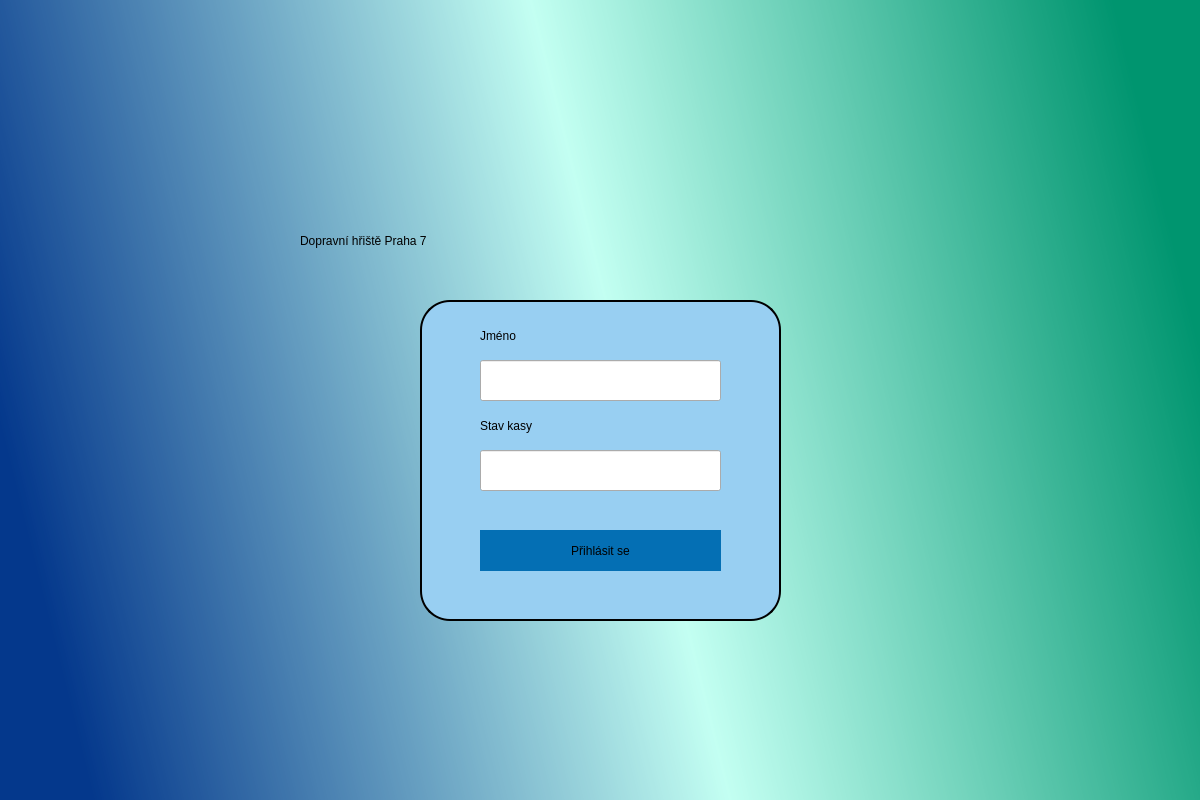
<?xml version="1.0" encoding="UTF-8"?>
<ui version="4.0">
 <class>Dialog</class>
 <widget class="QDialog" name="Dialog">
  <property name="geometry">
   <rect>
    <x>0</x>
    <y>0</y>
    <width>1200</width>
    <height>800</height>
   </rect>
  </property>
  <property name="windowTitle">
   <string>Dialog</string>
  </property>
  <widget class="QWidget" name="WelcomeBackground" native="true">
   <property name="geometry">
    <rect>
     <x>0</x>
     <y>0</y>
     <width>1200</width>
     <height>800</height>
    </rect>
   </property>
   <property name="minimumSize">
    <size>
     <width>1200</width>
     <height>800</height>
    </size>
   </property>
   <property name="styleSheet">
    <string notr="true">QWidget#WelcomeBackground{
background-color:qlineargradient(spread:pad, x1:0, y1:0.618, x2:1, y2:0.452, stop:0.014815 rgba(4, 56, 140, 255), stop:0.528889 rgba(195, 255, 242, 255), stop:0.9999999 rgba(0, 149, 111, 255))}</string>
   </property>
   <widget class="QLabel" name="label">
    <property name="geometry">
     <rect>
      <x>300</x>
      <y>190</y>
      <width>651</width>
      <height>101</height>
     </rect>
    </property>
    <property name="minimumSize">
     <size>
      <width>651</width>
      <height>101</height>
     </size>
    </property>
    <property name="styleSheet">
     <string notr="true">font: 36pt &quot;Neogrey&quot;;</string>
    </property>
    <property name="text">
     <string>Dopravní hřiště Praha 7</string>
    </property>
   </widget>
   <widget class="QFrame" name="LoginFrame">
    <property name="geometry">
     <rect>
      <x>420</x>
      <y>300</y>
      <width>361</width>
      <height>321</height>
     </rect>
    </property>
    <property name="styleSheet">
     <string notr="true">QFrame#LoginFrame{
border:2px solid black;
background-color: #98cff2;
border-radius: 30px;}
</string>
    </property>
    <property name="frameShape">
     <enum>QFrame::StyledPanel</enum>
    </property>
    <property name="frameShadow">
     <enum>QFrame::Raised</enum>
    </property>
    <widget class="QLineEdit" name="name">
     <property name="geometry">
      <rect>
       <x>60</x>
       <y>60</y>
       <width>241</width>
       <height>41</height>
      </rect>
     </property>
    </widget>
    <widget class="QLineEdit" name="cash">
     <property name="geometry">
      <rect>
       <x>60</x>
       <y>150</y>
       <width>241</width>
       <height>41</height>
      </rect>
     </property>
    </widget>
    <widget class="QLabel" name="label_2">
     <property name="geometry">
      <rect>
       <x>60</x>
       <y>20</y>
       <width>241</width>
       <height>31</height>
      </rect>
     </property>
     <property name="styleSheet">
      <string notr="true">font: 24pt &quot;Neogrey&quot;;</string>
     </property>
     <property name="text">
      <string>Jméno</string>
     </property>
    </widget>
    <widget class="QLabel" name="label_3">
     <property name="geometry">
      <rect>
       <x>60</x>
       <y>100</y>
       <width>241</width>
       <height>51</height>
      </rect>
     </property>
     <property name="styleSheet">
      <string notr="true">font: 24pt &quot;Neogrey&quot;;</string>
     </property>
     <property name="text">
      <string>Stav kasy</string>
     </property>
    </widget>
    <widget class="QPushButton" name="loginbutton">
     <property name="geometry">
      <rect>
       <x>60</x>
       <y>230</y>
       <width>241</width>
       <height>41</height>
      </rect>
     </property>
     <property name="styleSheet">
      <string notr="true">QPushButton#loginbutton{
border-radius: 30px;
font: 20pt &quot;Neogrey&quot;;
background-color:#046fb4;
}
QPushButton:hover#loginbutton
{
background-color:rgb(6, 160, 255);
}
</string>
     </property>
     <property name="text">
      <string>Přihlásit se</string>
     </property>
    </widget>
    <widget class="QLabel" name="errormsg">
     <property name="geometry">
      <rect>
       <x>60</x>
       <y>190</y>
       <width>241</width>
       <height>31</height>
      </rect>
     </property>
     <property name="styleSheet">
      <string notr="true">font: 16pt &quot;Neogrey&quot;;
color: red;</string>
     </property>
     <property name="text">
      <string/>
     </property>
    </widget>
   </widget>
  </widget>
 </widget>
 <resources/>
 <connections/>
</ui>
